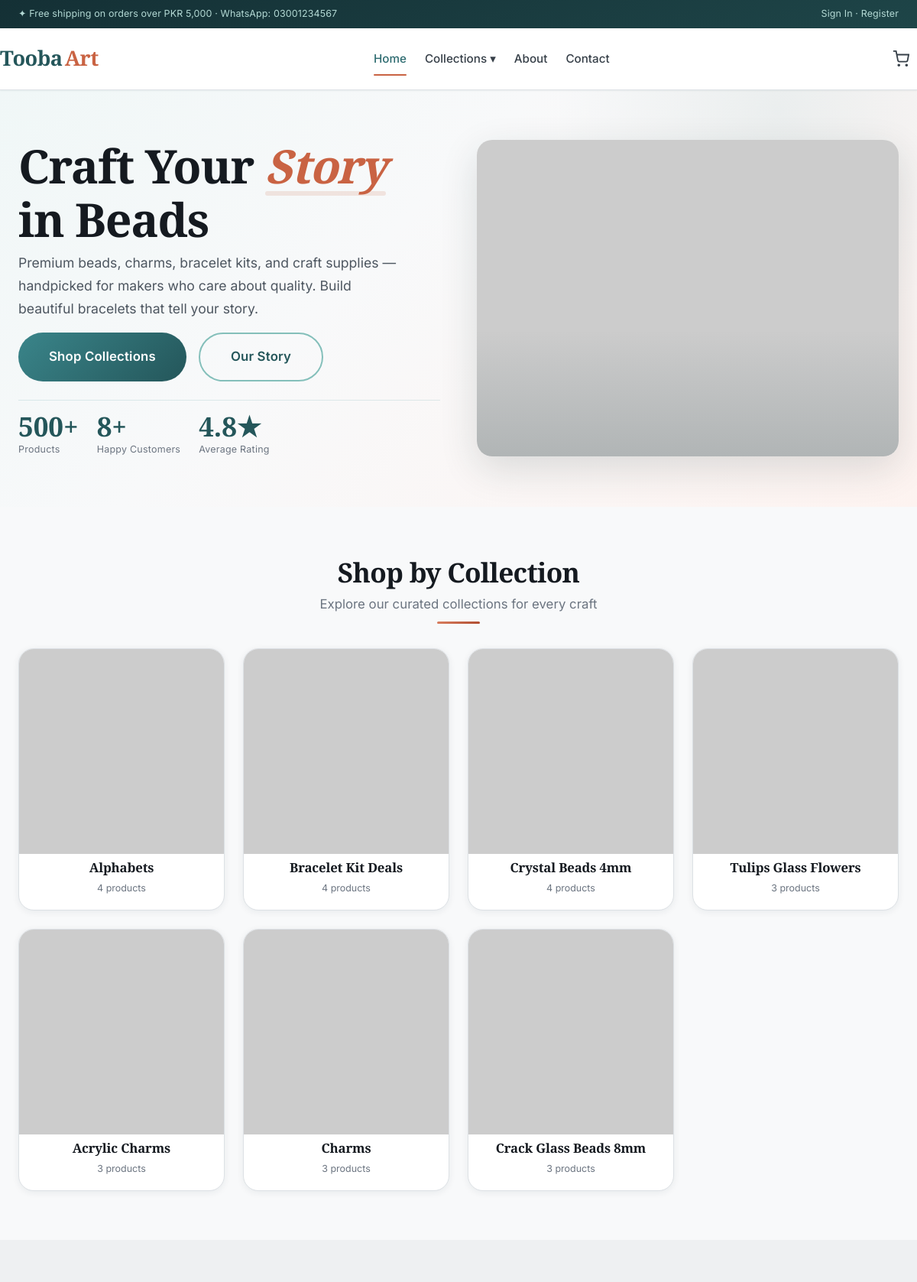
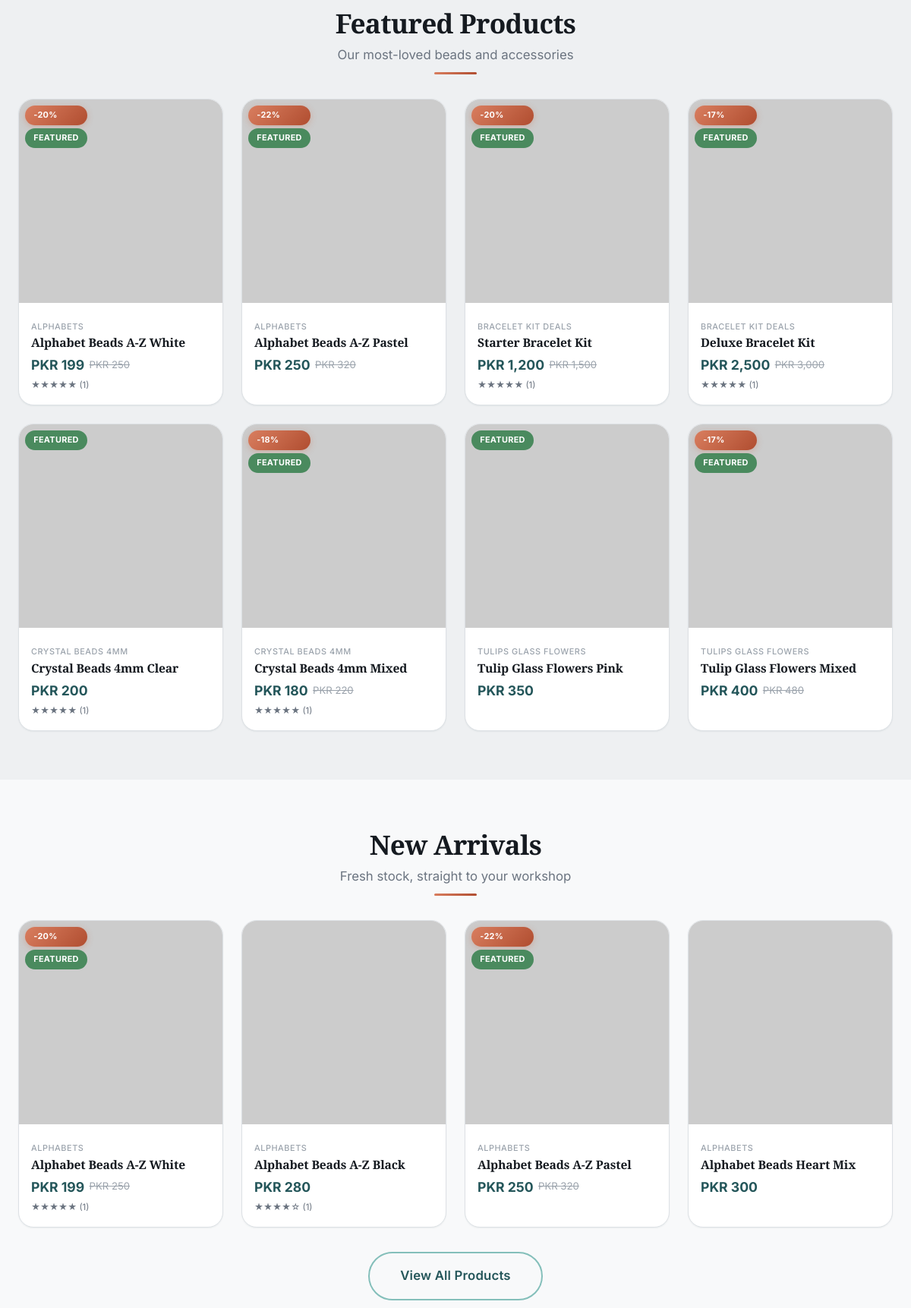
The page / (upper part) on the database its author committed (2 pictures, top to bottom).
### tables this page shows
CREATE TABLE IF NOT EXISTS categories (
  id          INT AUTO_INCREMENT PRIMARY KEY,
  parent_id   INT NULL,
  name        VARCHAR(150) NOT NULL,
  slug        VARCHAR(150) NOT NULL UNIQUE,
  description TEXT,
  image       VARCHAR(255),
  sort_order  INT DEFAULT 0,
  is_featured TINYINT(1) DEFAULT 0,
  created_at  TIMESTAMP DEFAULT CURRENT_TIMESTAMP,
  FOREIGN KEY (parent_id) REFERENCES categories(id) ON DELETE SET NULL
);

CREATE TABLE IF NOT EXISTS products (
  id          INT AUTO_INCREMENT PRIMARY KEY,
  category_id INT NOT NULL,
  name        VARCHAR(200) NOT NULL,
  slug        VARCHAR(200) NOT NULL UNIQUE,
  description TEXT,
  price       DECIMAL(10,2) NOT NULL,
  sale_price  DECIMAL(10,2) NULL,
  stock       INT DEFAULT 0,
  image       VARCHAR(255),
  gallery     TEXT,             
  is_featured TINYINT(1) DEFAULT 0,
  is_active   TINYINT(1) DEFAULT 1,
  created_at  TIMESTAMP DEFAULT CURRENT_TIMESTAMP,
  FOREIGN KEY (category_id) REFERENCES categories(id) ON DELETE RESTRICT
);

### config/database.php (called while the page is built, shortened)
<?php
function db() {
    static $pdo = null;
    if ($pdo === null) {
        $dsn = 'mysql:host=' . DB_HOST . ';dbname=' . DB_NAME . ';charset=' . DB_CHARSET;
        try {
            $pdo = new PDO($dsn, DB_USER, DB_PASS, [
                PDO::ATTR_ERRMODE            => PDO::ERRMODE_EXCEPTION,
                PDO::ATTR_DEFAULT_FETCH_MODE => PDO::FETCH_ASSOC,
                PDO::ATTR_EMULATE_PREPARES   => false,
            ]);
        } catch (PDOException $e) {
            die('Database connection failed: ' . $e->getMessage());
        }
    }
    return $pdo;
}

### config/functions.php (called while the page is built, shortened)
<?php
require_once __DIR__ . '/database.php';
function e($value) {
    return htmlspecialchars($value ?? '', ENT_QUOTES, 'UTF-8');
}
function money($amount) {
    return CURRENCY . ' ' . number_format((float)$amount, 0);
}
function current_price($product) {
    return (!empty($product['sale_price']) && $product['sale_price'] > 0)
        ? $product['sale_price'] : $product['price'];
}
function is_on_sale($product) {
    return !empty($product['sale_price']) && $product['sale_price'] > 0 && $product['sale_price'] < $product['price'];
}
function discount_percent($product) {
    return round((1 - $product['sale_price'] / $product['price']) * 100);
}
function get_featured_categories() {
    return db()->query('SELECT * FROM categories WHERE is_featured = 1 ORDER BY sort_order, name')->fetchAll();
}
function get_featured_products($limit = 8) {
    $stmt = db()->prepare('SELECT * FROM products WHERE is_featured = 1 AND is_active = 1 ORDER BY created_at DESC LIMIT ?');
    $stmt->bindValue(1, (int)$limit, PDO::PARAM_INT);
    $stmt->execute();
    return $stmt->fetchAll();
}
function get_latest_products($limit = 8) {
    $stmt = db()->prepare('SELECT * FROM products WHERE is_active = 1 ORDER BY created_at DESC LIMIT ?');
    $stmt->bindValue(1, (int)$limit, PDO::PARAM_INT);
    $stmt->execute();
    return $stmt->fetchAll();
}
function get_avg_rating($product_id) {
    $stmt = db()->prepare('SELECT AVG(rating) AS avg, COUNT(*) AS cnt FROM reviews WHERE product_id = ? AND is_approved = 1');
    $stmt->execute([$product_id]);
    $row = $stmt->fetch();
    return ['avg' => round($row['avg'] ?? 0, 2), 'count' => (int)($row['cnt'] ?? 0)];
}
function placeholder_image($text = 'Tooba Art', $w = 600, $h = 600) {
    return 'https://placehold.co/' . $w . 'x' . $h . '/f5efe6/b08968?text=' . urlencode($text);
}

### index.php (the view, shortened to what this page needs)
<?php
require_once __DIR__ . '/config/functions.php';
$featuredCats = get_featured_categories();
$featuredProducts = get_featured_products(8);
$latestProducts = get_latest_products(4);
$avgRating = db()->query("SELECT AVG(rating) AS avg, COUNT(*) AS cnt FROM reviews WHERE is_approved = 1")->fetch();
include __DIR__ . '/includes/header.php';
?>
<section class="hero">
    <div class="container hero-grid">
        <div class="animate-in">
            <h1>Craft Your <span class="accent">Story</span> in Beads</h1>
            <p>Premium beads, charms, bracelet kits, and craft supplies — handpicked for makers who care about quality. Build beautiful bracelets that tell your story.</p>
            <div class="hero-actions">
                <a href="collections.php" class="btn btn-primary btn-lg">Shop Collections</a>
                <a href="about.php" class="btn btn-outline btn-lg">Our Story</a>
            </div>
            <div class="hero-stats">
                <div class="hero-stat">
                    <div class="num">500+</div>
                    <div class="label">Products</div>
                </div>
                <div class="hero-stat">
                    <div class="num"><?= (int)$avgRating['cnt'] ?>+</div>
                    <div class="label">Happy Customers</div>
                </div>
                <div class="hero-stat">
                    <div class="num"><?= number_format($avgRating['avg'], 1) ?>★</div>
                    <div class="label">Average Rating</div>
                </div>
            </div>
        </div>
        <div class="hero-image animate-in">
            <img src="<?= placeholder_image('Beautiful Beads Collection', 800, 600) ?>" alt="Tooba Art Collection">
        </div>
    </div>
</section>
<?php if (!empty($featuredCats)): ?>
<section class="section">
    <div class="container">
        <div class="section-head">
            <h2>Shop by Collection</h2>
            <p>Explore our curated collections for every craft</p>
            <div class="line"></div>
        </div>
        <div class="grid grid-4">
            <?php foreach ($featuredCats as $cat): ?>
                <a href="category.php?slug=<?= e($cat['slug']) ?>" class="cat-card">
                    <img src="<?= e($cat['image'] ?: placeholder_image($cat['name'])) ?>" alt="<?= e($cat['name']) ?>">
                    <div class="cat-card-body">
                        <h3><?= e($cat['name']) ?></h3>
                        <span class="count"><?= db()->query('SELECT COUNT(*) FROM products WHERE category_id='.(int)$cat['id'].' AND is_active=1')->fetchColumn() ?> products</span>
                    </div>
                </a>
            <?php endforeach; ?>
        </div>
    </div>
</section>
<?php endif; ?>
<?php if (!empty($featuredProducts)): ?>
<section class="section" style="background:var(--neutral-100)">
    <div class="container">
        <div class="section-head">
            <h2>Featured Products</h2>
            <p>Our most-loved beads and accessories</p>
            <div class="line"></div>
        </div>
        <div class="grid grid-4">
            <?php foreach ($featuredProducts as $p): ?>
                <?php include __DIR__ . '/includes/product-card.php'; ?>
            <?php endforeach; ?>
        </div>
    </div>
</section>
<?php endif; ?>
<?php if (!empty($latestProducts)): ?>
<section class="section">
    <div class="container">
        <div class="section-head">
            <h2>New Arrivals</h2>
            <p>Fresh stock, straight to your workshop</p>
            <div class="line"></div>
        </div>
        <div class="grid grid-4">
            <?php foreach ($latestProducts as $p): ?>
                <?php include __DIR__ . '/includes/product-card.php'; ?>
            <?php endforeach; ?>
        </div>
        <div class="text-center mt-4">
            <a href="collections.php" class="btn btn-outline btn-lg">View All Products</a>
        </div>
    </div>
</section>
<?php endif; ?>
<?php include __DIR__ . '/includes/footer.php'; ?>

### includes/product-card.php (shortened to what this page needs)
<?php
$rating = get_avg_rating($p['id']);
$cat = db()->prepare('SELECT name, slug FROM categories WHERE id = ?');
$cat->execute([$p['category_id']]);
$catInfo = $cat->fetch();
?>
<div class="product-card" onclick="window.location.href='product.php?slug=<?= e($p['slug']) ?>'">
    <div class="img-wrap">
        <div class="badges">
            <?php if (is_on_sale($p)): ?><span class="badge badge-sale">-<?= discount_percent($p) ?>%</span><?php endif; ?>
            <?php if ($p['is_featured']): ?><span class="badge badge-new">Featured</span><?php endif; ?>
        </div>
        <img src="<?= e($p['image'] ?: placeholder_image($p['name'])) ?>" alt="<?= e($p['name']) ?>" loading="lazy">
    </div>
    <div class="product-card-body">
        <?php if ($catInfo): ?><span class="cat"><?= e($catInfo['name']) ?></span><?php endif; ?>
        <h3><?= e($p['name']) ?></h3>
        <div class="price-row">
            <span class="price"><?= money(current_price($p)) ?></span>
            <?php if (is_on_sale($p)): ?><span class="old-price"><?= money($p['price']) ?></span><?php endif; ?>
        </div>
        <?php if ($rating['count'] > 0): ?>
            <div class="stars"><?= str_repeat('★', (int)round($rating['avg'])) . str_repeat('☆', 5 - (int)round($rating['avg'])) ?> (<?= $rating['count'] ?>)</div>
        <?php endif; ?>
    </div>
</div>

### rows shown on the page
categories: name "Alphabets", fetchColumn "4"
categories: name "Bracelet Kit Deals", fetchColumn "4"
categories: name "Crystal Beads 4mm", fetchColumn "4"
categories: name "Tulips Glass Flowers", fetchColumn "3"
categories: name "Acrylic Charms", fetchColumn "3"
categories: name "Charms", fetchColumn "3"
categories: name "Crack Glass Beads 8mm", fetchColumn "3"
products: discount_percent($p) "20", is_featured "FEATURED", category.name "ALPHABETS", name "Alphabet Beads A-Z White", sale_price "PKR 199", price "PKR 250", avg "★★★★★", count "1"
products: discount_percent($p) "22", is_featured "FEATURED", category.name "ALPHABETS", name "Alphabet Beads A-Z Pastel", sale_price "PKR 250", price "PKR 320"
products: discount_percent($p) "20", is_featured "FEATURED", category.name "BRACELET KIT DEALS", name "Starter Bracelet Kit", sale_price "PKR 1,200", price "PKR 1,500", avg "★★★★★", count "1"
products: discount_percent($p) "17", is_featured "FEATURED", category.name "BRACELET KIT DEALS", name "Deluxe Bracelet Kit", sale_price "PKR 2,500", price "PKR 3,000", avg "★★★★★", count "1"
products: is_featured "FEATURED", category.name "CRYSTAL BEADS 4MM", name "Crystal Beads 4mm Clear", money(current_price($p)) "PKR 200", avg "★★★★★", count "1"
products: discount_percent($p) "18", is_featured "FEATURED", category.name "CRYSTAL BEADS 4MM", name "Crystal Beads 4mm Mixed", sale_price "PKR 180", price "PKR 220", avg "★★★★★", count "1"
products: is_featured "FEATURED", category.name "TULIPS GLASS FLOWERS", name "Tulip Glass Flowers Pink", money(current_price($p)) "PKR 350"
products: discount_percent($p) "17", is_featured "FEATURED", category.name "TULIPS GLASS FLOWERS", name "Tulip Glass Flowers Mixed", sale_price "PKR 400", price "PKR 480"
products: category.name "ALPHABETS", name "Alphabet Beads A-Z Black", money(current_price($p)) "PKR 280", avg "★★★★", avg "☆", count "1"
products: category.name "ALPHABETS", name "Alphabet Beads Heart Mix", money(current_price($p)) "PKR 300"

### other values the page prints
$whatsapp "03001234567"
$avgRating['cnt'] "8"
$avgRating['avg'] "4.8"
